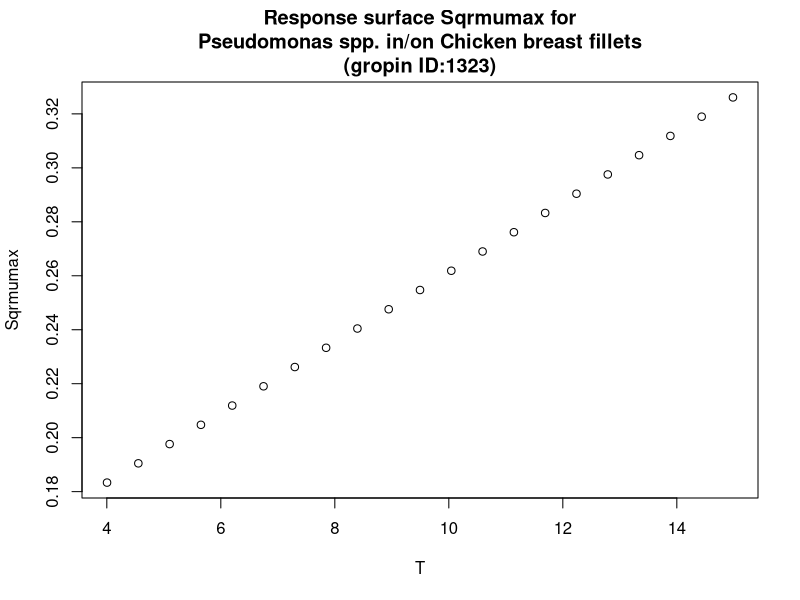

Reproduce this figure in R.
#############################
# start of Parameter script
#############################
T <- seq(4.004,14.985014985015,length.out=21)
#############################
# end of Parameter script
#############################
############################# 
# start of Model script Gropin ID 1323 
#############################
 
# constant coefficients for this model
 
variables <- data.frame(T)
argumentsPar <- expand.grid(variables)
 
# heart of the model
response_surface <- function(T) {
   mumax <-0.013*(T+10.1)

return(mumax=mumax)
} 

# output parameters
responseSurface <- cbind(argumentsPar,response_surface(argumentsPar['T']))
colnames(responseSurface) <- c(colnames(argumentsPar),'Sqrmumax')
#############################
# End of Model script
#############################
############################# 
# start of Visualisation script Gropin ID 1323 
#############################
plot(T,responseSurface$'Sqrmumax',xlab='T',
                          ylab='Sqrmumax',main='Response surface Sqrmumax for
Pseudomonas spp. in/on Chicken breast fillets
(gropin ID:1323)')
#############################
# End of Visualisation script
#############################
